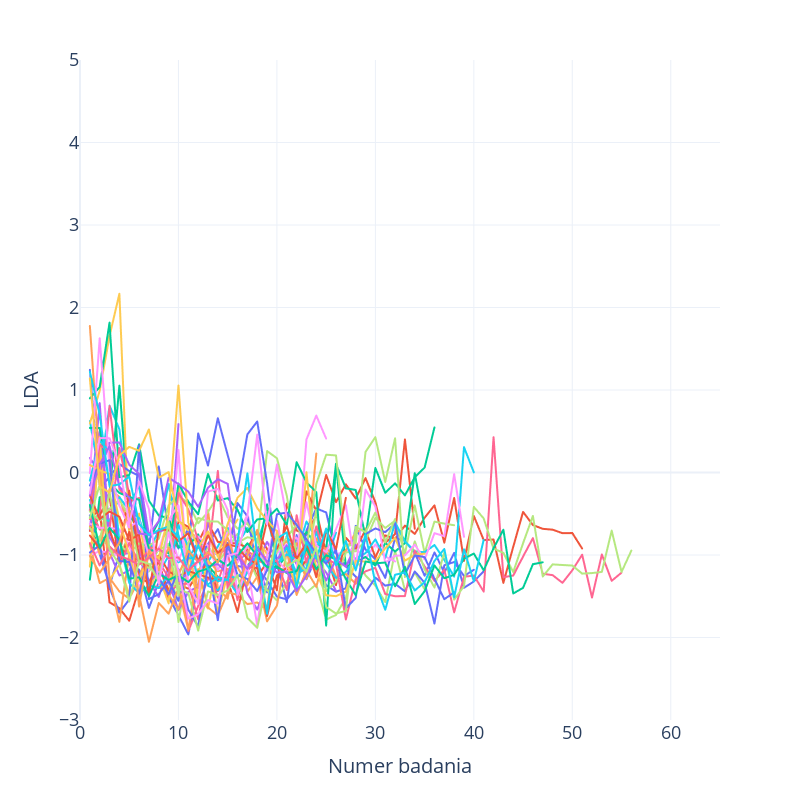
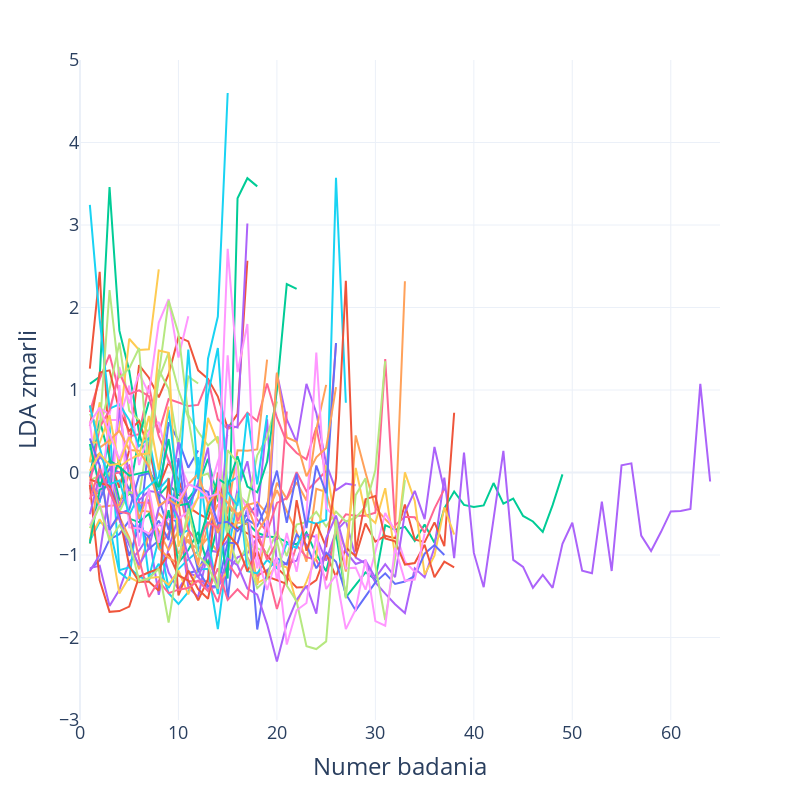

These figures' notebook cell, in order:
### Code cell
# Podziel dane na dwie ramki danych
df_zgon_0 = X_lda_with_zgon[X_lda_with_zgon['ZGON'] == 0]
df_zgon_1 = X_lda_with_zgon[X_lda_with_zgon['ZGON'] == 1]

# fig0 = make_subplots(rows=1, cols=2, subplot_titles=['Zgon: nie', 'Zgon: tak'])
# Wykres dla ZGON=0
fig1 = px.line(df_zgon_0, x='BADANIE_NR', y='LDA', color='PACJENT_NR', 
              labels={'BADANIE_NR': 'BADANIE_NR', 'LDA': 'LDA', 'PACJENT_NR': 'Pacjent'}, width=800, height=800)
fig1.update_xaxes(title_text='Numer badania')
fig1.update_yaxes(title_text='LDA')
fig1.update_layout(showlegend=False)

# Wykres dla ZGON=1
fig2 = px.line(df_zgon_1, x='BADANIE_NR', y='LDA', color='PACJENT_NR', 
               labels={'BADANIE_NR': 'BADANIE_NR', 'LDA': 'LDA', 'PACJENT_NR': 'Pacjent'}, width=800, height=800)
fig2.update_xaxes(title_text='Numer badania')
fig2.update_yaxes(title_text='LDA zmarli')
fig2.update_layout(showlegend=False)

fig1.update_yaxes(range=[-3, 5])
fig2.update_yaxes(range=[-3, 5])

fig1.update_xaxes(range=[0, 65])
fig2.update_xaxes(range=[0, 65])

fig1.update_layout(
    xaxis=dict(
        tickfont=dict(size=18),
        title_font=dict(size=20),
    ),
    yaxis=dict(
        tickfont=dict(size=18),
        title_font=dict(size=20)
    )
)
fig2.update_layout(
    xaxis=dict(
        tickfont=dict(size=18),
        title_font=dict(size=24),
    ),
    yaxis=dict(
        tickfont=dict(size=18),
        title_font=dict(size=24)
    )
)
fig1.update_layout(template="plotly_white")
fig2.update_layout(template="plotly_white")
# Wyświetl oba wykresy
fig1.show()
fig2.show()
